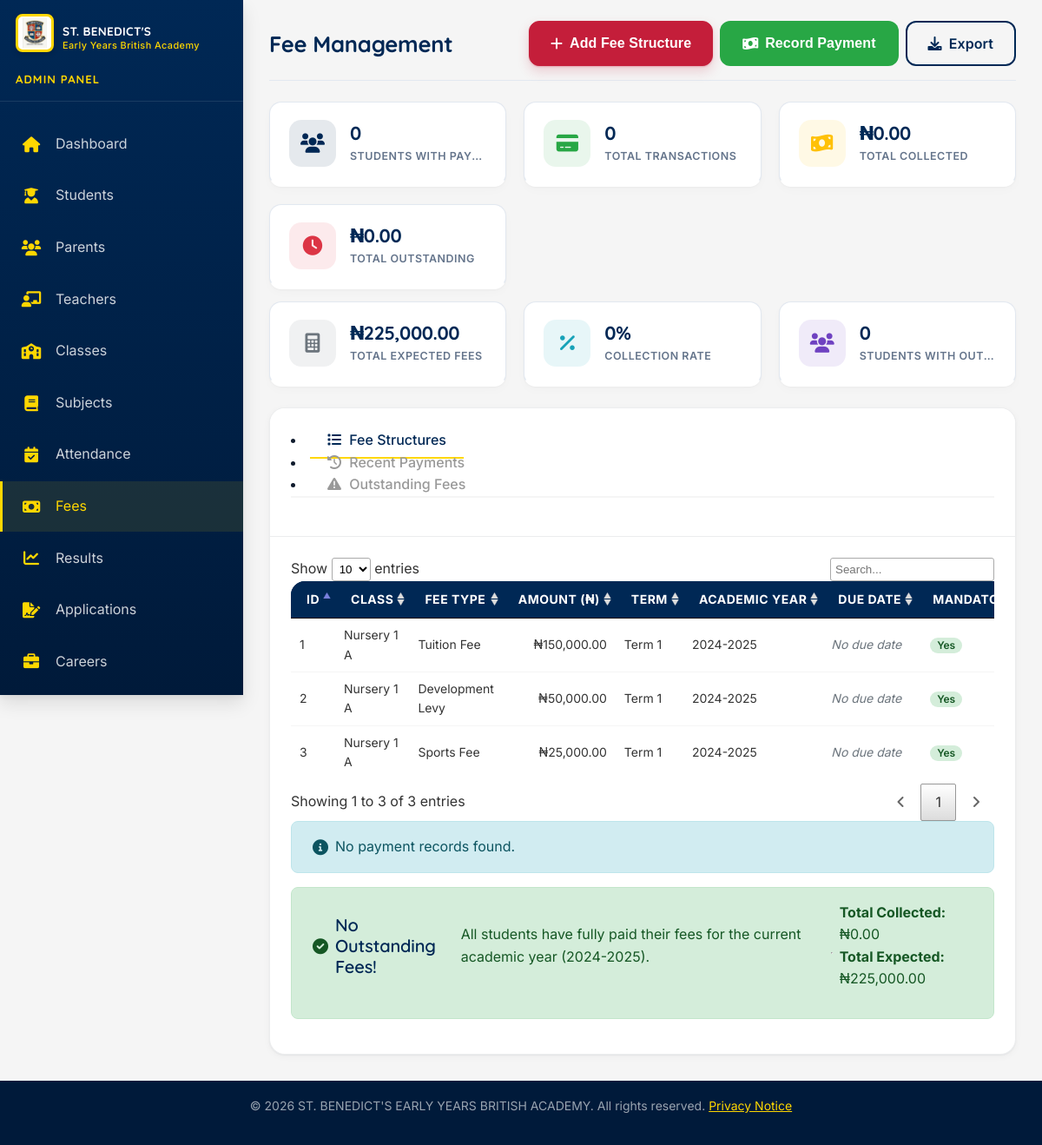
The page /admin/fees.php (signed in) on the database its author committed.
### tables this page shows
CREATE TABLE fee_structure (
    id INT PRIMARY KEY AUTO_INCREMENT,
    class_id INT NOT NULL,
    fee_type VARCHAR(50) NOT NULL,
    amount DECIMAL(10,2) NOT NULL,
    term VARCHAR(20),
    academic_year VARCHAR(20) NOT NULL,
    due_date DATE,
    is_mandatory BOOLEAN DEFAULT TRUE,
    description TEXT,
    FOREIGN KEY (class_id) REFERENCES classes(id) ON DELETE CASCADE,
    INDEX idx_class_year (class_id, academic_year)
);

CREATE TABLE classes (
    id INT PRIMARY KEY AUTO_INCREMENT,
    class_name VARCHAR(50) NOT NULL,
    section VARCHAR(20),
    academic_year VARCHAR(20) NOT NULL,
    teacher_id INT,
    capacity INT DEFAULT 30,
    is_active BOOLEAN DEFAULT TRUE,
    created_at TIMESTAMP DEFAULT CURRENT_TIMESTAMP,
    FOREIGN KEY (teacher_id) REFERENCES teachers(id) ON DELETE SET NULL,
    INDEX idx_academic_year (academic_year)
);

### admin/fees.php (the view, shortened to what the rows shown need)
<?php
require_once __DIR__ . '/../config/security.php';
include __DIR__ . '/../includes/header.php';
try {
    $db = Database::getInstance();
} catch (Exception $e) {
    die("Database connection error: " . $e->getMessage());
}
$feeStructures = $db->getRows(
    "SELECT fs.*, c.class_name, c.section
     FROM fee_structure fs
     JOIN classes c ON fs.class_id = c.id
     ORDER BY fs.academic_year DESC, fs.term, c.class_name"
);
?>
<div class="dashboard-container">
    <main class="dashboard-main">
        <div class="dashboard-header">
            <h1>Fee Management</h1>
        </div>
        <div class="card">
            <div class="card-body">
                <div class="tab-content">
                    <div class="tab-pane active" id="feeStructures" role="tabpanel">
                        <?php if (!empty($feeStructures)): ?>
                        <div class="table-responsive">
                            <table class="data-table" id="feeStructuresTable">
                                <thead>
                                    <tr>
                                        <th>ID</th>
                                        <th>Class</th>
                                        <th>Fee Type</th>
                                        <th>Amount (₦)</th>
                                        <th>Term</th>
                                        <th>Academic Year</th>
                                        <th>Due Date</th>
                                        <th>Mandatory</th>
                                    </tr>
                                </thead>
                                <tbody>
                                    <?php foreach ($feeStructures as $fs): ?>
                                    <tr>
                                        <td><?php echo e($fs['id']); ?></td>
                                        <td><?php echo htmlspecialchars($fs['class_name'] . ' ' . ($fs['section'] ?? '')); ?></td>
                                        <td><?php echo htmlspecialchars($fs['fee_type']); ?></td>
                                        <td class="text-right">₦<?php echo number_format($fs['amount'], 2); ?></td>
                                        <td><?php echo htmlspecialchars($fs['term']); ?></td>
                                        <td><?php echo htmlspecialchars($fs['academic_year']); ?></td>
                                        <td>
                                            <?php
                                            if (!empty($fs['due_date'])):
                                                echo date('d M Y', strtotime($fs['due_date']));
                                            else:
                                                echo '<span class="text-muted">No due date</span>';
                                            endif;
                                            ?>
                                        </td>
                                        <td>
                                            <?php if ($fs['is_mandatory']): ?>
                                            <span class="badge badge-success">Yes</span>
                                            <?php else: ?>
                                            <span class="badge badge-secondary">No</span>
                                            <?php endif; ?>
                                        </td>
                                    </tr>
                                    <?php endforeach; ?>
                                </tbody>
                            </table>
                        </div>
                        <?php endif; ?>
                    </div>
                </div>
            </div>
        </div>
    </main>
</div>
<?php include __DIR__ . '/../includes/footer.php'; ?>

### rows shown on the page
fee_structure: id "1", class.section "Nursery 1 A", fee_type "Tuition Fee", amount "150,000.00", term "Term 1", academic_year "2024-2025", shows "No due date", is_mandatory "Yes"
fee_structure: id "2", class.section "Nursery 1 A", fee_type "Development Levy", amount "50,000.00", term "Term 1", academic_year "2024-2025", shows "No due date", is_mandatory "Yes"
fee_structure: id "3", class.section "Nursery 1 A", fee_type "Sports Fee", amount "25,000.00", term "Term 1", academic_year "2024-2025", shows "No due date", is_mandatory "Yes"

### other values the page prints
$titles[$role] "ADMIN PANEL"
$label "Dashboard"
$label "Students"
$label "Parents"
$label "Teachers"
$label "Classes"
$label "Subjects"
$label "Attendance"
$label "Fees"
$label "Results"
$label "Applications"
$label "Careers"
$summary['total_students_with_payments'] "0"
$summary['total_transactions'] "0"
$summary['total_collected'] "0.00"
